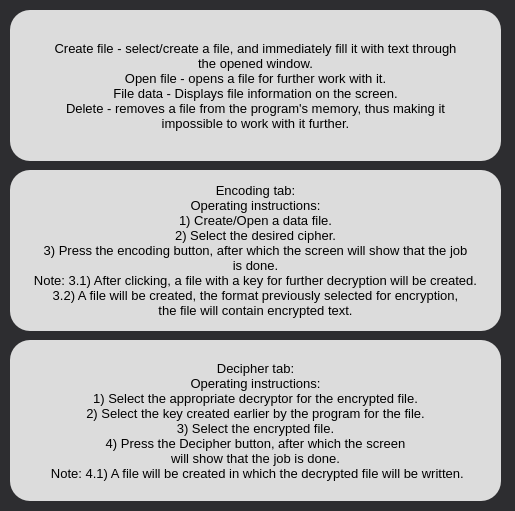
<?xml version="1.0" encoding="UTF-8"?>
<ui version="4.0">
 <class>HelpWindow</class>
 <widget class="QWidget" name="HelpWindow">
  <property name="enabled">
   <bool>true</bool>
  </property>
  <property name="geometry">
   <rect>
    <x>0</x>
    <y>0</y>
    <width>515</width>
    <height>511</height>
   </rect>
  </property>
  <property name="sizePolicy">
   <sizepolicy hsizetype="Preferred" vsizetype="Preferred">
    <horstretch>51</horstretch>
    <verstretch>0</verstretch>
   </sizepolicy>
  </property>
  <property name="minimumSize">
   <size>
    <width>515</width>
    <height>511</height>
   </size>
  </property>
  <property name="maximumSize">
   <size>
    <width>515</width>
    <height>511</height>
   </size>
  </property>
  <property name="sizeIncrement">
   <size>
    <width>515</width>
    <height>511</height>
   </size>
  </property>
  <property name="baseSize">
   <size>
    <width>515</width>
    <height>511</height>
   </size>
  </property>
  <property name="windowTitle">
   <string>Form</string>
  </property>
  <property name="styleSheet">
   <string notr="true">QWidget {
 background-color: rgb(45, 45, 48);
}</string>
  </property>
  <widget class="QLabel" name="label">
   <property name="geometry">
    <rect>
     <x>10</x>
     <y>10</y>
     <width>491</width>
     <height>151</height>
    </rect>
   </property>
   <property name="font">
    <font>
     <family>MS Shell Dlg 2</family>
     <pointsize>10</pointsize>
    </font>
   </property>
   <property name="styleSheet">
    <string notr="true">border-radius: 20px;
color: rgb(0, 0, 0);
padding-left: 20px;
padding-right: 20px;
background-color: rgb(220, 220, 220);


</string>
   </property>
   <property name="text">
    <string>Create file - select/create a file, and immediately fill it with text through
the opened window.
Open file - opens a file for further work with it.
File data - Displays file information on the screen.
Delete - removes a file from the program's memory, thus making it
impossible to work with it further.</string>
   </property>
   <property name="alignment">
    <set>Qt::AlignCenter</set>
   </property>
  </widget>
  <widget class="QLabel" name="label_2">
   <property name="geometry">
    <rect>
     <x>10</x>
     <y>170</y>
     <width>491</width>
     <height>161</height>
    </rect>
   </property>
   <property name="font">
    <font>
     <pointsize>10</pointsize>
    </font>
   </property>
   <property name="styleSheet">
    <string notr="true">border-radius: 20px;
color: rgb(0, 0, 0);
padding-left: 20px;
padding-right: 20px;
background-color: rgb(220, 220, 220);


</string>
   </property>
   <property name="text">
    <string>Encoding tab:
Operating instructions:
1) Create/Open a data file.
2) Select the desired cipher.
3) Press the encoding button, after which the screen will show that the job
is done.
Note: 3.1) After clicking, a file with a key for further decryption will be created.
3.2) A file will be created, the format previously selected for encryption,
the file will contain encrypted text.</string>
   </property>
   <property name="alignment">
    <set>Qt::AlignCenter</set>
   </property>
  </widget>
  <widget class="QLabel" name="label_3">
   <property name="geometry">
    <rect>
     <x>10</x>
     <y>340</y>
     <width>491</width>
     <height>161</height>
    </rect>
   </property>
   <property name="font">
    <font>
     <pointsize>10</pointsize>
    </font>
   </property>
   <property name="styleSheet">
    <string notr="true">border-radius: 20px;
color: rgb(0, 0, 0);
padding-left: 20px;
padding-right: 20px;
background-color: rgb(220, 220, 220);


</string>
   </property>
   <property name="text">
    <string>Decipher tab:
Operating instructions:
1) Select the appropriate decryptor for the encrypted file.
2) Select the key created earlier by the program for the file.
3) Select the encrypted file.
4) Press the Decipher button, after which the screen
will show that the job is done.
 Note: 4.1) A file will be created in which the decrypted file will be written.</string>
   </property>
   <property name="alignment">
    <set>Qt::AlignCenter</set>
   </property>
  </widget>
 </widget>
 <resources/>
 <connections/>
</ui>
